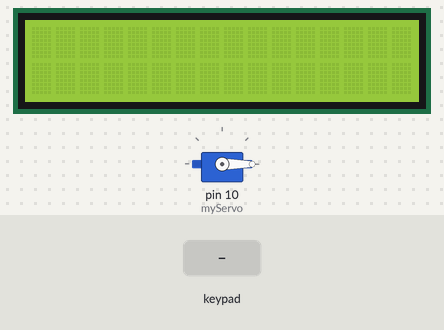
Simulated run of this sketch. Board: Arduino Uno, built with avr-gcc and run on an emulated ATmega328P. Shown: servo, 16×2 character LCD. Wiring (inferred from the names in the program): 4×4 keypad with keys 1 2 3 a 4 5 6 b 7 8 9 c * 0 # d: rows pin 6, pin 7, pin 8, pin 9; columns pin 2, pin 3, pin 4, pin 5. The inputs (shaded band) are chosen by the test bench. What the sketch prints to the serial monitor is not drawn.

Above: at 1.3 s.
1.4 s: keypad keys 1 2 3 4 5 6 # pressed 0.4 s apart
At 5.2 s:
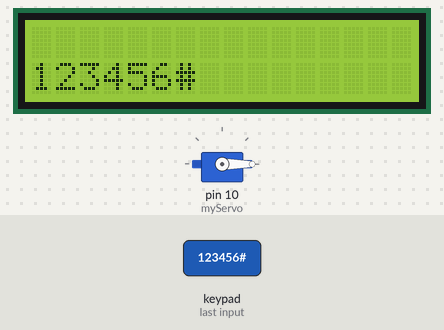
5.7 s: key 'a' pressed
At 7.0 s:
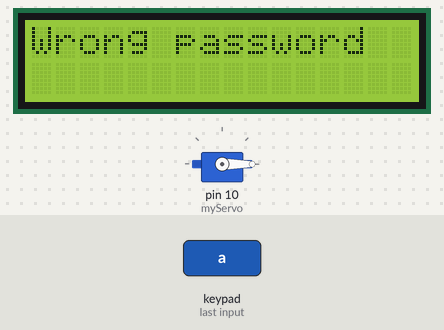
7.3 s: key 'c' pressed
At 7.9 s:
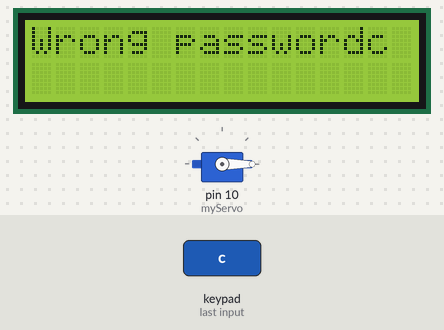
8.9 s: key '*' pressed
At 10.3 s:
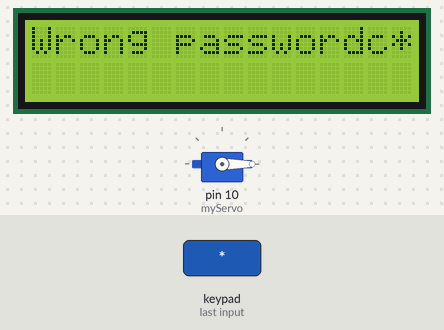
Timing chart, 0 to 11.9 s (numbered marks = the images above; inputs shaded):
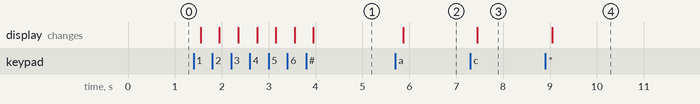

The sketch:

matrix4x4.ino
```cpp
/*
  Điều khiển Keypad 4x4
*/
#include <Servo.h>
#include <LiquidCrystal_I2C.h>
LiquidCrystal_I2C lcd(0x3F, 16, 2);

const int numRows = 4;       // Tổng số hàng của Keypad
const int numCols = 4;       // Tổng số cột của Keypad
const int debounceTime = 20; // Delay mỗi lần nhấn
// Định nghĩa bản keymap
const char keymap[numRows][numCols] = {
  { '1', '2', '3', 'a'  } ,
  { '4', '5', '6' , 'b' } ,
  { '7', '8', '9' , 'c' } ,
  { '*', '0', '#' , 'd' }
};
// Khai báo các chân Digitals kết nối với Keypad
const int rowPins[numRows] = { 6, 7, 8, 9 }; // Từ Rows 0 đến 3
const int colPins[numCols] = { 2, 3, 4, 5 };   // Từ Cols 0 đến 2
String dele = "";
String pass = "123456";
String getpass = "";
Servo myServo;
int pos = 0;
void setup()
{
   myServo.attach(10); //servo pin
  myServo.write(0); //servo start position

  lcd.init();                      // initialize the lcd
  // Print a message to the LCD.
  lcd.backlight();
  Serial.begin(9600);
  lcd.begin(16, 2);
  lcd.setCursor(0, 1);
  //  pinMode(motor, OUTPUT);
  // pinMode(LedRed, OUTPUT);
  // pinMode(LedGreen, OUTPUT);

  for (int row = 0; row < numRows; row++)
  {
    pinMode(rowPins[row], INPUT);      // Hàng là Input
    digitalWrite(rowPins[row], HIGH);  // turn on Pull-ups
  }
  for (int column = 0; column < numCols; column++)
  {
    pinMode(colPins[column], OUTPUT);    // Cột là Output
    digitalWrite(colPins[column], HIGH); // Make all columns inactive
  }
}

void loop()
{

  char key = getKey(); // Gọi hàm ketKey();
  if ( key != 0) {      // Nếu phím đã được nhấn
    Serial.print("\nBan da nhan phim: ");
    Serial.println(key);

    dele = key;
    if ( dele == "d") {
      lcd.clear();
      dele = "";
      getpass = "";
    }
      else  if ( dele == "b") {
      lcd.clear();
      dele = "";
      getpass = "";
      ServoClose();
    }
    else if ( dele == "a") {
      if (pass == getpass) {
        lcd.clear();
        Serial.print("open door ");
        dele = "";
        getpass = "";
        lcd.print("open door ");
        ServoOpen();
      }
      else {
        lcd.clear();
        Serial.print("Wrong password ");
        dele = "";
        getpass = "";
        lcd.print("Wrong password");
      }
    }
    else {
      lcd.print(key);
      getpass += key;
      Serial.println(getpass);

    }
  }
}
// Trả về giá trị khi nhấn phím
char getKey()
{
  char key = 0;                                  // Khi chưa nhấn phím
  for (int column = 0; column < numCols; column++)
  {
    digitalWrite(colPins[column], LOW);        // Activate the current column.
    for (int row = 0; row < numRows; row++)    // Scan all rows for a key press.
    {
      if (digitalRead(rowPins[row]) == LOW)    // Is a key pressed?
      {
        delay(debounceTime);                   // Đợi thời gia 20ms
        while (digitalRead(rowPins[row]) == LOW) //Đang nhấn Button
        {      }                                  // Đợi nhả Button
        key = keymap[row][column];             // Lấy giá trị phím nhấn.
      }
    }
    digitalWrite(colPins[column], HIGH);    // De-activate the current column.
  }
  return key;  // Trả về giá trị của phím nhấn
}
void ServoOpen()
{
  myServo.write(180);
}

void ServoClose()
{
 myServo.write(0);
}
```

Measured:
- after the input at 1.4 s, the display: first changes after 0.15 s (image 1 shows a later state)
- after the input at 5.7 s, the display: changes after 0.17 s (image 2)
- after the input at 7.3 s, the display: changes after 0.15 s (image 3)
- after the input at 8.9 s, the display: changes after 0.15 s (image 4)
